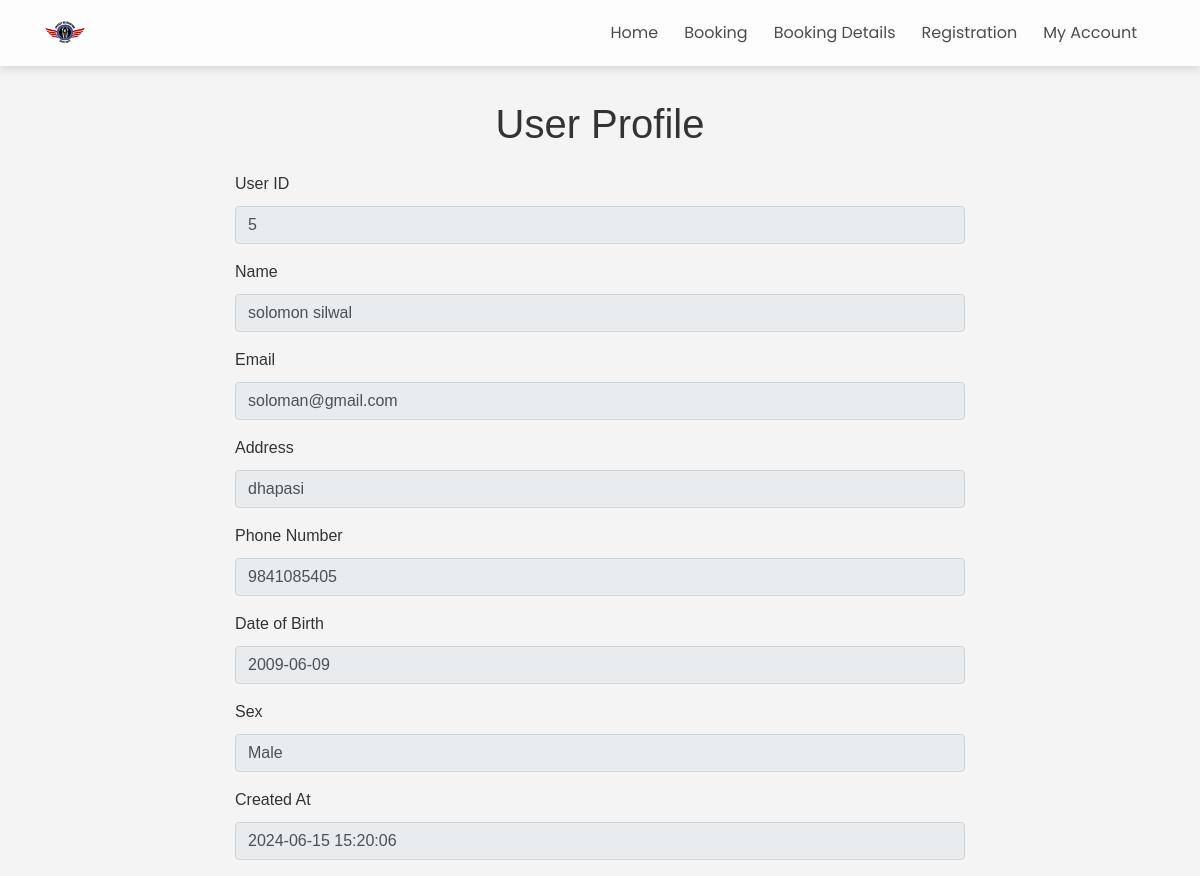
/profile.php (signed in), run on the app's committed database.
### tables this page shows
CREATE TABLE `users` (
  `ID` int(11) NOT NULL,
  `name` varchar(255) NOT NULL,
  `email` varchar(255) NOT NULL,
  `address` varchar(255) DEFAULT NULL,
  `phoneNumber` varchar(10) DEFAULT NULL,
  `dateOfBirth` date DEFAULT NULL,
  `sex` enum('Male','Female','Other') DEFAULT NULL,
  `password` varchar(255) NOT NULL,
  `userType` varchar(255) NOT NULL DEFAULT 'user',
  `createdAt` timestamp NOT NULL DEFAULT current_timestamp()
);

### profile.php (the view, shortened to what this page needs)
<?php
include 'dbConnect.php';
$userID = $_SESSION['user_name'];
$sql = "SELECT * FROM users WHERE id = ?";
$stmt = $conn->prepare($sql);
$stmt->bind_param("i", $userID);
$stmt->execute();
$result = $stmt->get_result();
if ($result->num_rows > 0) {
    $user = $result->fetch_assoc();
} else {
    die("User not found.");
}
@include 'includes/navbar.php';
?>
<div class="container" id="user-profile">
    <h1 class="text-center mb-4">User Profile</h1>
    <div class="row">
        <div class="col-md-8 offset-md-2">
            <form>
                <div class="form-group">
                    <label for="userID">User ID</label>
                    <input type="text" class="form-control" id="userID" value="<?php echo $user['ID']; ?>" readonly>
                </div>
                <div class="form-group">
                    <label for="userName">Name</label>
                    <input type="text" class="form-control" id="userName" value="<?php echo $user['name']; ?>" readonly>
                </div>
                <div class="form-group">
                    <label for="userEmail">Email</label>
                    <input type="email" class="form-control" id="userEmail" value="<?php echo $user['email']; ?>"
                        readonly>
                </div>
                <div class="form-group">
                    <label for="userAddress">Address</label>
                    <input type="text" class="form-control" id="userAddress" value="<?php echo $user['address']; ?>"
                        readonly>
                </div>
                <div class="form-group">
                    <label for="userPhone">Phone Number</label>
                    <input type="tel" class="form-control" id="userPhone" value="<?php echo $user['phoneNumber']; ?>"
                        readonly>
                </div>
                <div class="form-group">
                    <label for="userDOB">Date of Birth</label>
                    <input type="text" class="form-control" id="userDOB" value="<?php echo $user['dateOfBirth']; ?>"
                        readonly>
                </div>
                <div class="form-group">
                    <label for="userSex">Sex</label>
                    <input type="text" class="form-control" id="userSex" value="<?php echo $user['sex']; ?>" readonly>
                </div>
                <div class="form-group">
                    <label for="createdat">Created At</label>
                    <input type="text" class="form-control" id="userSex" value="<?php echo $user['createdAt']; ?>"
                        readonly>
                </div>
            </form>
        </div>
    </div>
</div>
</body>
</html>

### Css/style.css (style rules this page uses)
body, .navbar, .nav-link { font-family: 'Poppins', sans-serif; }
label { display: block; margin-bottom: 10px; }
body { font-family: 'Arial', sans-serif; background-color: #f4f4f4; color: #333; margin: 0; padding: 0; }
.container { padding: 0 15px; }
#user-profile { margin-top: 100px; }

### data on the page
users: ID "5", name "solomon silwal", email "soloman@gmail.com", address "dhapasi", phoneNumber "9841085405", dateOfBirth "2009-06-09", sex "Male", createdAt "2024-06-15 15:20:06"
